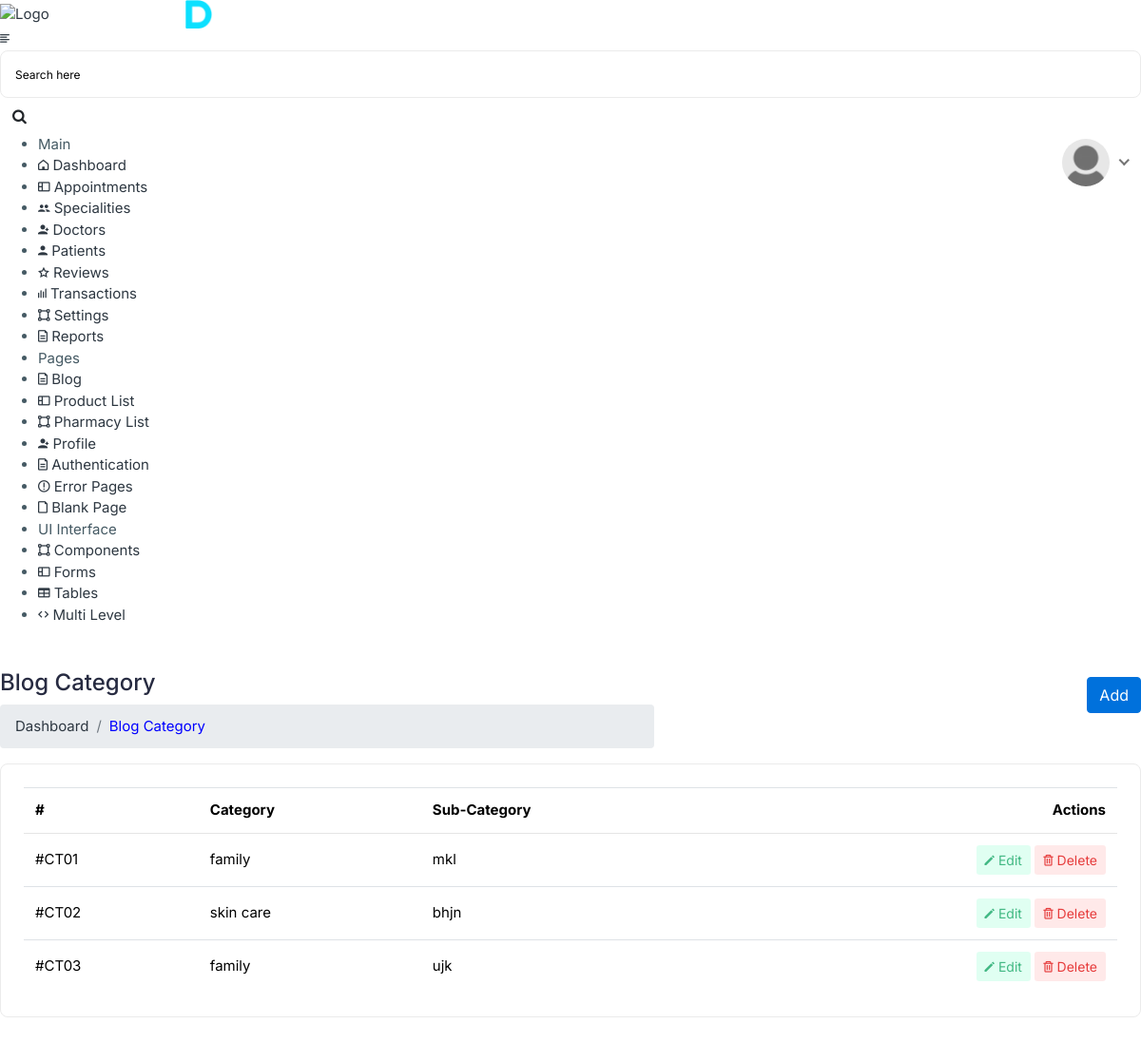
The app's page /blogcategeory/ (signed in) with its own data.
### Admin_hospital/models.py (models this page shows, shortened)
class blog_subcategory(models.Model):
    cats=models.ForeignKey(blog_categeory,related_name='blog_cat',on_delete=models.CASCADE)
    subcat = models.CharField(max_length=30)
    date_created=models.DateField(auto_now=True)

class blog_categeory(models.Model):
    cat = models.CharField(max_length=30)
    date_created=models.DateField(auto_now=True)
    def __str__(self):
        return self.cat

### Admin_hospital/views.py (the view, shortened to what this page needs)
# urls.py: path('blogcategeory/',views.blogcategeory,name='blogcategeory'),
def blogcategeory(request):
    if request.user.is_authenticated:
        ctgry = blog_subcategory.objects.all()
    else:
        return redirect('error404')
    return render(request,'Admin_hospital/blog-category.html',{'cat':ctgry})

### Admin_hospital/templates/Admin_hospital/blog-category.html (shortened to what this page needs)
{% extends 'adminbasic.html' %}
{% load static %}
{% block body %}
		<div class="page-wrapper">
			<div class="content container-fluid">
				<div class="page-header">
					<div class="row">
						<div class="col-sm-7 col-auto">
							<h3 class="page-title">Blog Category</h3>
							<ul class="breadcrumb">
								<li class="breadcrumb-item"><a href="{% url 'adminhome' %}">Dashboard</a></li>
								<li class="breadcrumb-item active" style="color:blue">Blog Category</li>
							</ul>
						</div>
						<div class="col-sm-5 col">
							<a class="btn btn-primary float-right mt-2" data-toggle="modal"
								href="#Add_Specialities_details">Add</a>
						</div>
					</div>
				</div>
				<div class="row">
					<div class="col-sm-12">
						<div class="card">
							<div class="card-body">
								<div class="table-responsive">
									<table class="datatable table table-hover table-center mb-0">
										<thead>
											<tr>
												<th>#</th>
												<th>Category</th>
                                                <th>Sub-Category</th>
												<th class="text-right">Actions</th>
											</tr>
										</thead>
										<tbody>{% for i in cat %}
											<tr>
												<td>#CT0{{forloop.counter}}</td>
												<td>
														{{i.cats}}
												</td><td>{{i.subcat}}</td>
												<td class="text-right">
													<div class="actions">
														<a class="btn btn-sm bg-success-light" data-toggle="modal"
					 onclick="$('#subid').val('{{i.id}}');$('#catid').val('{{i.cats.id}}');"	href="#edit_specialities_details">
															<i class="fe fe-pencil"></i> Edit
														</a>
														<a class="btn btn-sm bg-danger-light" data-toggle="modal"
							onclick="$('#catids').val('{{i.id}}');"	href="#delete_modal">
															<i class="fe fe-trash"></i> Delete
														</a>
													</div>
												</td>
											</tr>
											{% endfor %}
										</tbody>
									</table>
								</div>
							</div>
						</div>
					</div>
				</div>
			</div>
		</div>
		{% endblock body %}

### records on screen
blog_subcategory: cats "family", subcat "mkl"
blog_subcategory: cats "skin care", subcat "bhjn"
blog_subcategory: cats "family", subcat "ujk"
